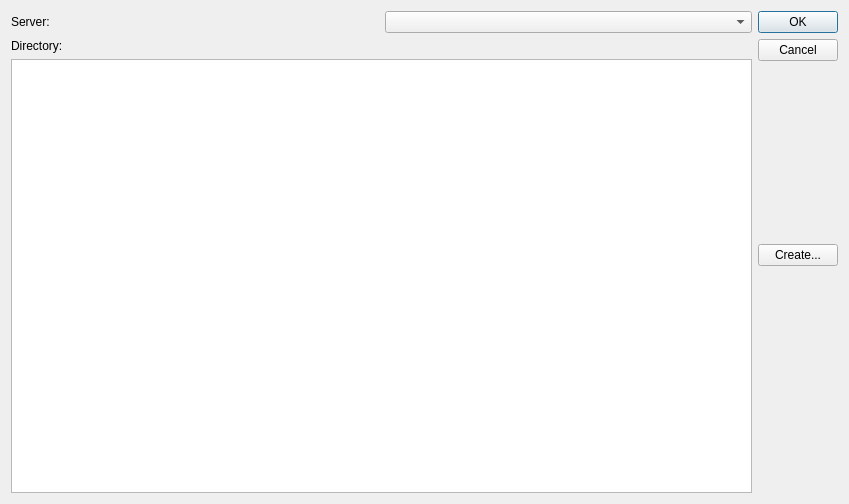
<?xml version="1.0" encoding="UTF-8"?>
<ui version="4.0">
 <class>RemoteDirSelector</class>
 <widget class="QDialog" name="RemoteDirSelector">
  <property name="geometry">
   <rect>
    <x>0</x>
    <y>0</y>
    <width>849</width>
    <height>504</height>
   </rect>
  </property>
  <property name="windowTitle">
   <string>Dialog</string>
  </property>
  <layout class="QHBoxLayout" name="horizontalLayout_2">
   <item>
    <layout class="QVBoxLayout" name="verticalLayout">
     <item>
      <layout class="QHBoxLayout" name="horizontalLayout">
       <item>
        <widget class="QLabel" name="label">
         <property name="text">
          <string>Server:</string>
         </property>
        </widget>
       </item>
       <item>
        <widget class="QComboBox" name="server"/>
       </item>
      </layout>
     </item>
     <item>
      <widget class="QLabel" name="label_2">
       <property name="text">
        <string>Directory:</string>
       </property>
      </widget>
     </item>
     <item>
      <widget class="QTreeView" name="directory"/>
     </item>
    </layout>
   </item>
   <item>
    <layout class="QVBoxLayout" name="verticalLayout_2">
     <item>
      <widget class="QDialogButtonBox" name="buttonBox">
       <property name="orientation">
        <enum>Qt::Vertical</enum>
       </property>
       <property name="standardButtons">
        <set>QDialogButtonBox::Cancel|QDialogButtonBox::Ok</set>
       </property>
      </widget>
     </item>
     <item>
      <widget class="QPushButton" name="newdir">
       <property name="text">
        <string>Create...</string>
       </property>
      </widget>
     </item>
     <item>
      <spacer name="verticalSpacer">
       <property name="orientation">
        <enum>Qt::Vertical</enum>
       </property>
       <property name="sizeHint" stdset="0">
        <size>
         <width>20</width>
         <height>40</height>
        </size>
       </property>
      </spacer>
     </item>
    </layout>
   </item>
  </layout>
 </widget>
 <resources/>
 <connections>
  <connection>
   <sender>buttonBox</sender>
   <signal>accepted()</signal>
   <receiver>RemoteDirSelector</receiver>
   <slot>accept()</slot>
   <hints>
    <hint type="sourcelabel">
     <x>248</x>
     <y>254</y>
    </hint>
    <hint type="destinationlabel">
     <x>157</x>
     <y>274</y>
    </hint>
   </hints>
  </connection>
  <connection>
   <sender>buttonBox</sender>
   <signal>rejected()</signal>
   <receiver>RemoteDirSelector</receiver>
   <slot>reject()</slot>
   <hints>
    <hint type="sourcelabel">
     <x>316</x>
     <y>260</y>
    </hint>
    <hint type="destinationlabel">
     <x>286</x>
     <y>274</y>
    </hint>
   </hints>
  </connection>
 </connections>
</ui>
